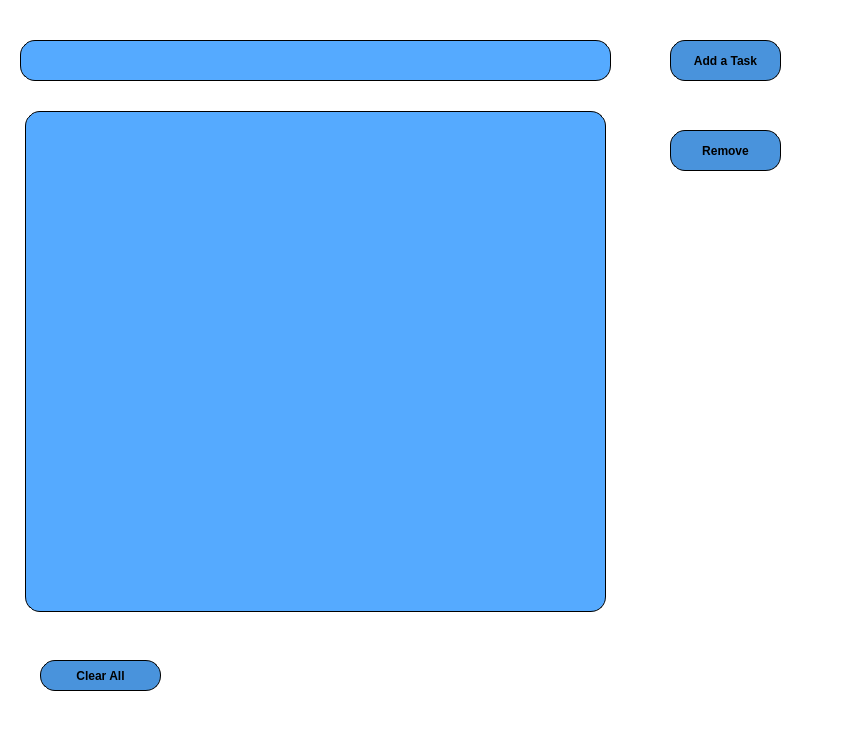
<?xml version="1.0" encoding="UTF-8"?>
<ui version="4.0">
 <class>MainWindow</class>
 <widget class="QMainWindow" name="MainWindow">
  <property name="geometry">
   <rect>
    <x>0</x>
    <y>0</y>
    <width>850</width>
    <height>750</height>
   </rect>
  </property>
  <property name="maximumSize">
   <size>
    <width>850</width>
    <height>750</height>
   </size>
  </property>
  <property name="windowTitle">
   <string>MainWindow</string>
  </property>
  <property name="styleSheet">
   <string notr="true">background-color: rgb(255, 255, 255);
</string>
  </property>
  <widget class="QWidget" name="centralwidget">
   <widget class="QPushButton" name="Add">
    <property name="geometry">
     <rect>
      <x>670</x>
      <y>40</y>
      <width>111</width>
      <height>41</height>
     </rect>
    </property>
    <property name="styleSheet">
     <string notr="true">background-color: rgb(73, 147, 220);
 color: #000000;
  font-family: 'Times New Roman', serif; /* Roman font */
    font-size: 12px; /* Font size */
    font-weight: bold; /* Bold text */
    text-align: center; /* Center-align the text */
    text-transform: uppercase;
    border-radius: 15px;
      border: 1px solid #000000; 
     padding: 5px 10px;</string>
    </property>
    <property name="text">
     <string>Add a Task</string>
    </property>
   </widget>
   <widget class="QTextEdit" name="itemText">
    <property name="geometry">
     <rect>
      <x>20</x>
      <y>40</y>
      <width>591</width>
      <height>41</height>
     </rect>
    </property>
    <property name="styleSheet">
     <string notr="true">  background-color: rgb(85, 170, 255);
 color: #ffffff;
  font-family: 'Times New Roman', serif; /* Roman font */
font-style: italic;
    font-size: 16px; /* Font size */
    font-weight: bold; /* Bold text */
    text-align: center; /* Center-align the text */
  
    border-radius: 15px;
      border: 1px solid #000000; 
     padding: 5px 10px;</string>
    </property>
   </widget>
   <widget class="QListWidget" name="Items_List">
    <property name="geometry">
     <rect>
      <x>25</x>
      <y>111</y>
      <width>581</width>
      <height>501</height>
     </rect>
    </property>
    <property name="styleSheet">
     <string notr="true"> /* Dark background for the list widget */
selection-color: rgb(0, 0, 127);
border-color: rgb(255, 255, 255);
background-color: rgb(85, 170, 255);
    color: #ffffff; /* Light text color */
    border: 1px solid #4C566A;
 font-family: 'Times New Roman', serif; /* Roman font */
font-style: italic; 
   font-size: 20px; /* Font size */
     font-weight: bold;
    border-radius: 15px;
      border: 1px solid #000000; 
     padding: 5px 10px;</string>
    </property>
   </widget>
   <widget class="QPushButton" name="remove">
    <property name="geometry">
     <rect>
      <x>670</x>
      <y>130</y>
      <width>111</width>
      <height>41</height>
     </rect>
    </property>
    <property name="styleSheet">
     <string notr="true">

background-color: rgb(73, 147, 220);
 color: #000000;
  font-family: 'Times New Roman', serif; /* Roman font */
    font-size: 12px; /* Font size */
    font-weight: bold; /* Bold text */
    text-align: center; /* Center-align the text */
    text-transform: uppercase;
    border-radius: 15px;
      border: 1px solid #000000; 
     padding: 5px 10px;</string>
    </property>
    <property name="text">
     <string>Remove</string>
    </property>
   </widget>
   <widget class="QPushButton" name="clearAll">
    <property name="geometry">
     <rect>
      <x>40</x>
      <y>660</y>
      <width>121</width>
      <height>31</height>
     </rect>
    </property>
    <property name="styleSheet">
     <string notr="true">

background-color: rgb(73, 147, 220);
 color: #000000;
  font-family: 'Times New Roman', serif; /* Roman font */
    font-size: 12px; /* Font size */
    font-weight: bold; /* Bold text */
    text-align: center; /* Center-align the text */
    text-transform: uppercase;
    border-radius: 15px;
      border: 1px solid #000000; 
     padding: 5px 10px;</string>
    </property>
    <property name="text">
     <string>Clear All</string>
    </property>
   </widget>
   <widget class="QFrame" name="frame">
    <property name="geometry">
     <rect>
      <x>-160</x>
      <y>-10</y>
      <width>1011</width>
      <height>771</height>
     </rect>
    </property>
    <property name="styleSheet">
     <string notr="true">background: url(':/image/sheet-297179_1920.jpg')</string>
    </property>
    <property name="frameShape">
     <enum>QFrame::StyledPanel</enum>
    </property>
    <property name="frameShadow">
     <enum>QFrame::Raised</enum>
    </property>
   </widget>
   <zorder>frame</zorder>
   <zorder>Add</zorder>
   <zorder>remove</zorder>
   <zorder>clearAll</zorder>
   <zorder>itemText</zorder>
   <zorder>Items_List</zorder>
  </widget>
 </widget>
 <resources/>
 <connections/>
</ui>
